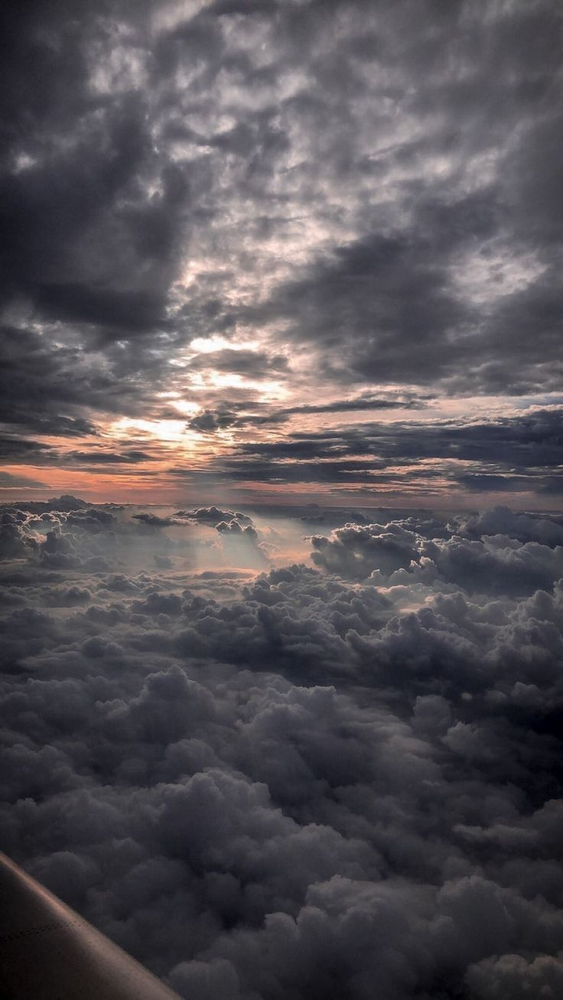
#> input picture OpenCV/Procesamiento de Imágenes/imagen_oscura.png, 563 x 1000 px, shrunk from 736 x 1308 before the run
$ python igualacion_histograma.py
#> lines starting #> are read from the running program, lines starting #| are printed output that depends on the picture
import cv2 as cv
import matplotlib.pyplot as plt


def igualacion_hist(im):

    hist = cv.calcHist([im],[0],None,[256],[0,256])
    cumsum = hist.cumsum()
    cumsum_norm = cumsum * float(hist.max() / cumsum.max())


    im_equ = cv.equalizeHist(im)
    hist_equ = cv.calcHist([im_equ],[0],None,[256],[0,256])
    cumsum_equ = hist_equ.cumsum()
    cumsum_equ_norm = cumsum_equ * float(hist.max() / cumsum_equ.max())


    objeto_clahe = cv.createCLAHE(clipLimit=5, tileGridSize=(8,8))
    im_clahe = objeto_clahe.apply(im)
    hist_clahe = cv.calcHist([im_clahe],[0],None,[256],[0,256])
    cumsum_clahe = hist_clahe.cumsum()
    cumsum_clahe_norm = cumsum_clahe * float(hist.max() / cumsum_clahe.max())

    plt.figure()

    plt.subplot(2,3,1)
    plt.imshow(im, cmap='gray')
    plt.title("Foto")

    plt.subplot(2,3,4)
    plt.plot(hist)
    plt.plot(cumsum_norm, color = 'b')
    plt.title("Histograma y CumSum")


    plt.subplot(2,3,2)
    plt.imshow(im_equ, cmap='gray')
    plt.title("Igualación Histograma")

    plt.subplot(2,3,5)
    plt.plot(hist_equ)
    plt.plot(cumsum_equ_norm, color = 'b')
    plt.title("Histograma y CumSum")


    plt.subplot(2,3,3)
    plt.imshow(im_clahe, cmap='gray')
    plt.title("CLAHE")

    plt.subplot(2,3,6)
    plt.plot(hist_clahe)
    plt.plot(cumsum_clahe_norm, color = 'b')
    plt.title("Histograma y CumSum")

    plt.show()


if __name__ == '__main__':
    im = cv.imread("imagen_oscura.png")
#> im is the input picture: shape (1000, 563, 3); mean B, G, R 86.4, 81.5, 86.2
    im = cv.cvtColor(im,cv.COLOR_BGR2GRAY)
#> im: shape (1000, 563)

    igualacion_hist(im)
#> in igualacion_hist, `hist = cv.calcHist([im],[0],None,[256],[0,256])`: hist = 256 values, max 6320 at index 40, min 5 at index 255, mean 2199.2
#> in igualacion_hist, `cumsum = hist.cumsum()`: cumsum = 256 values from 21 to 563000
#> in igualacion_hist, `cumsum_norm = cumsum * float(hist.max() / cumsum.max())`: cumsum_norm = 256 values from 0.236 to 6320
#> in igualacion_hist, `hist_equ = cv.calcHist([im_equ],[0],None,[256],[0,256])`: hist_equ = 256 values, max 6320 at index 38, min 0 at index 12, mean 2199.2
#> in igualacion_hist, `cumsum_equ = hist_equ.cumsum()`: cumsum_equ = 256 values from 1092 to 563000
#> in igualacion_hist, `cumsum_equ_norm = cumsum_equ * float(hist.max() / cumsum_equ.max())`: cumsum_equ_norm = 256 values from 12.26 to 6320
#> in igualacion_hist, `hist_clahe = cv.calcHist([im_clahe],[0],None,[256],[0,256])`: hist_clahe = 256 values, max 3299 at index 71, min 18 at index 0, mean 2199.2
#> in igualacion_hist, `cumsum_clahe = hist_clahe.cumsum()`: cumsum_clahe = 256 values from 18 to 563000
#> in igualacion_hist, `cumsum_clahe_norm = cumsum_clahe * float(hist.max() / cumsum_clahe.max..`: cumsum_clahe_norm = 256 values from 0.202 to 6320

    im = cv.imread("imagen_clara.png")
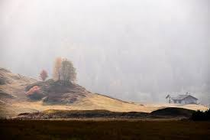
#> input picture OpenCV/Procesamiento de Imágenes/imagen_clara.png, 210 x 140 px, shrunk from 275 x 183 before the run
#> im is the input picture: shape (140, 210, 3); mean B, G, R 159.9, 164.1, 172.5
    im = cv.cvtColor(im,cv.COLOR_BGR2GRAY)
#> im: shape (140, 210)

    igualacion_hist(im)
#> in igualacion_hist (call 2), `hist = cv.calcHist([im],[0],None,[256],[0,256])`: hist = 256 values, max 523 at index 236, min 0 at index 248, mean 114.8
#> in igualacion_hist (call 2), `cumsum = hist.cumsum()`: cumsum = 256 values from 28 to 29400
#> in igualacion_hist (call 2), `cumsum_norm = cumsum * float(hist.max() / cumsum.max())`: cumsum_norm = 256 values from 0.498 to 523
#> in igualacion_hist (call 2), `im_equ = cv.equalizeHist(im)`:
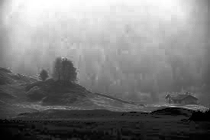
#> im_equ: shape (140, 210); min 0, max 255, mean 128.4
#> in igualacion_hist (call 2), `hist_equ = cv.calcHist([im_equ],[0],None,[256],[0,256])`: hist_equ = 256 values, max 523 at index 233, min 0 at index 6, mean 114.8
#> in igualacion_hist (call 2), `cumsum_equ = hist_equ.cumsum()`: cumsum_equ = 256 values from 63 to 29400
#> in igualacion_hist (call 2), `cumsum_equ_norm = cumsum_equ * float(hist.max() / cumsum_equ.max())`: cumsum_equ_norm = 256 values from 1.12 to 523
#> in igualacion_hist (call 2), `im_clahe = objeto_clahe.apply(im)`:
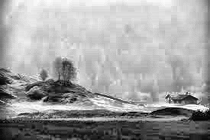
#> im_clahe: shape (140, 210); min 1, max 255, mean 161.7
#> in igualacion_hist (call 2), `hist_clahe = cv.calcHist([im_clahe],[0],None,[256],[0,256])`: hist_clahe = 256 values, max 422 at index 199, min 0 at index 0, mean 114.8
#> in igualacion_hist (call 2), `cumsum_clahe = hist_clahe.cumsum()`: cumsum_clahe = 256 values from 0 to 29400
#> in igualacion_hist (call 2), `cumsum_clahe_norm = cumsum_clahe * float(hist.max() / cumsum_clahe.max..`: cumsum_clahe_norm = 256 values from 0 to 523

    im = cv.imread("entorno.png")
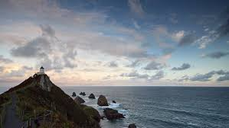
#> input picture OpenCV/Procesamiento de Imágenes/entorno.png, 229 x 128 px, shrunk from 299 x 168 before the run
#> im is the input picture: shape (128, 229, 3); mean B, G, R 133.1, 125.1, 117.7
    im = cv.cvtColor(im,cv.COLOR_BGR2GRAY)
#> im: shape (128, 229)

    igualacion_hist(im)
#> in igualacion_hist (call 3), `hist = cv.calcHist([im],[0],None,[256],[0,256])`: hist = 256 values, max 260 at index 90, min 0 at index 0, mean 114.5
#> in igualacion_hist (call 3), `cumsum = hist.cumsum()`: cumsum = 256 values from 0 to 29312
#> in igualacion_hist (call 3), `cumsum_norm = cumsum * float(hist.max() / cumsum.max())`: cumsum_norm = 256 values from 0 to 260
#> in igualacion_hist (call 3), `im_equ = cv.equalizeHist(im)`:
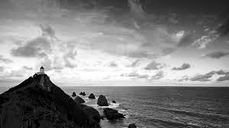
#> im_equ: shape (128, 229); min 0, max 255, mean 128.1
#> in igualacion_hist (call 3), `hist_equ = cv.calcHist([im_equ],[0],None,[256],[0,256])`: hist_equ = 256 values, max 260 at index 81, min 0 at index 9, mean 114.5
#> in igualacion_hist (call 3), `cumsum_equ = hist_equ.cumsum()`: cumsum_equ = 256 values from 49 to 29312
#> in igualacion_hist (call 3), `cumsum_equ_norm = cumsum_equ * float(hist.max() / cumsum_equ.max())`: cumsum_equ_norm = 256 values from 0.435 to 260
#> in igualacion_hist (call 3), `im_clahe = objeto_clahe.apply(im)`:
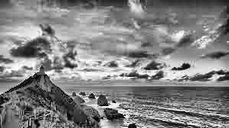
#> im_clahe: shape (128, 229); min 1, max 255, mean 130.3
#> in igualacion_hist (call 3), `hist_clahe = cv.calcHist([im_clahe],[0],None,[256],[0,256])`: hist_clahe = 256 values, max 241 at index 133, min 0 at index 0, mean 114.5
#> in igualacion_hist (call 3), `cumsum_clahe = hist_clahe.cumsum()`: cumsum_clahe = 256 values from 0 to 29312
#> in igualacion_hist (call 3), `cumsum_clahe_norm = cumsum_clahe * float(hist.max() / cumsum_clahe.max..`: cumsum_clahe_norm = 256 values from 0 to 260
#> in igualacion_hist (call 3), `plt.show()`:
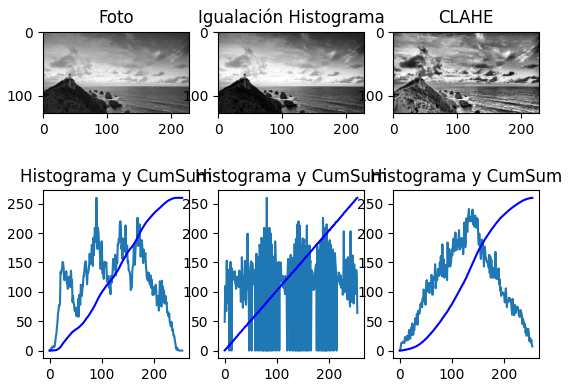
#> figure drawn by matplotlib, 6 panels; panel 2: curve peaks at x = 90, y = 260; panel 2: curve peaks at x = 247, y = 260; panel 4: curve peaks at x = 81, y = 260; panel 4: curve peaks at x = 255, y = 260
